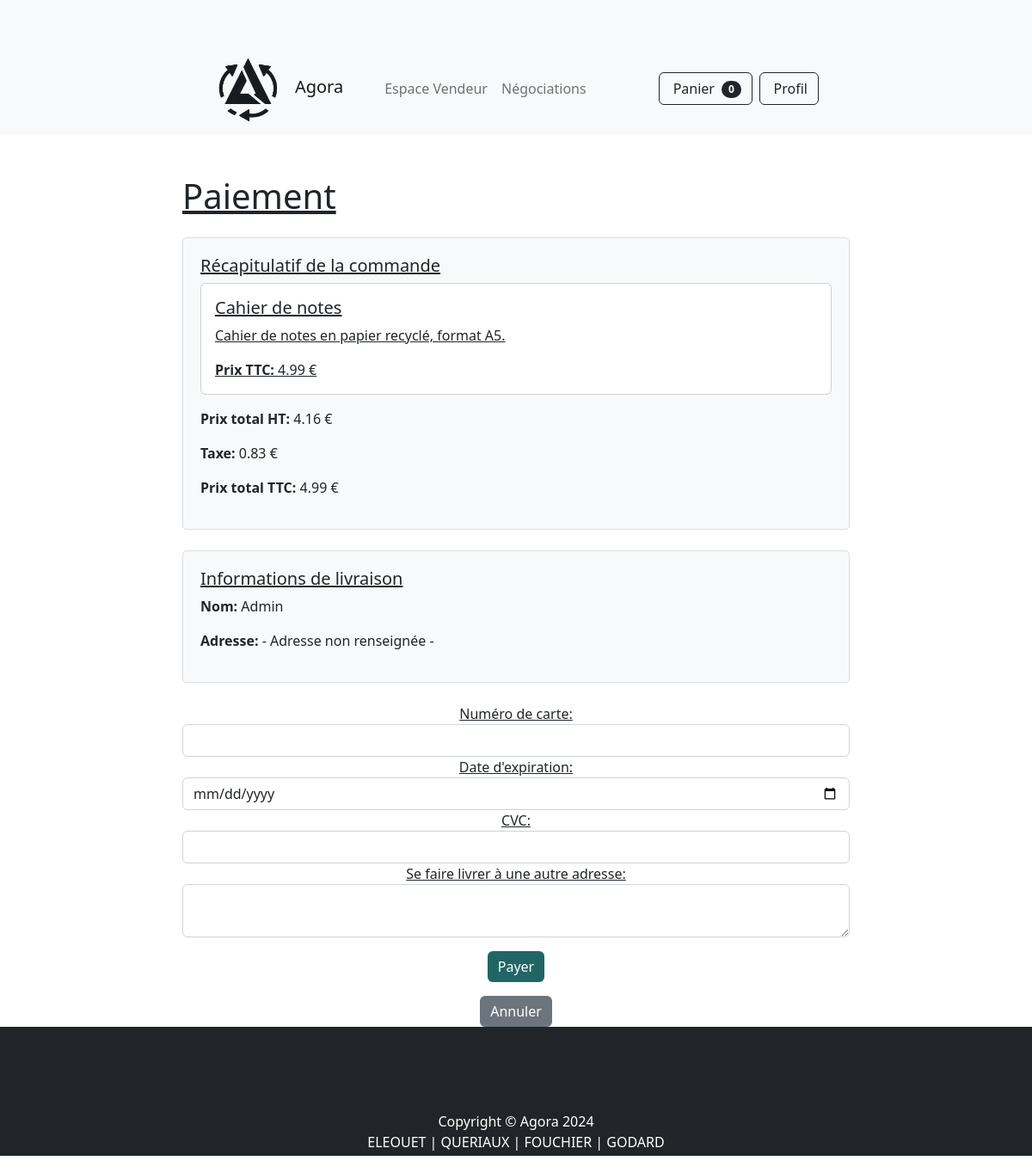
Before: /pages/payment.php?id=6 (signed in) with the older database file.
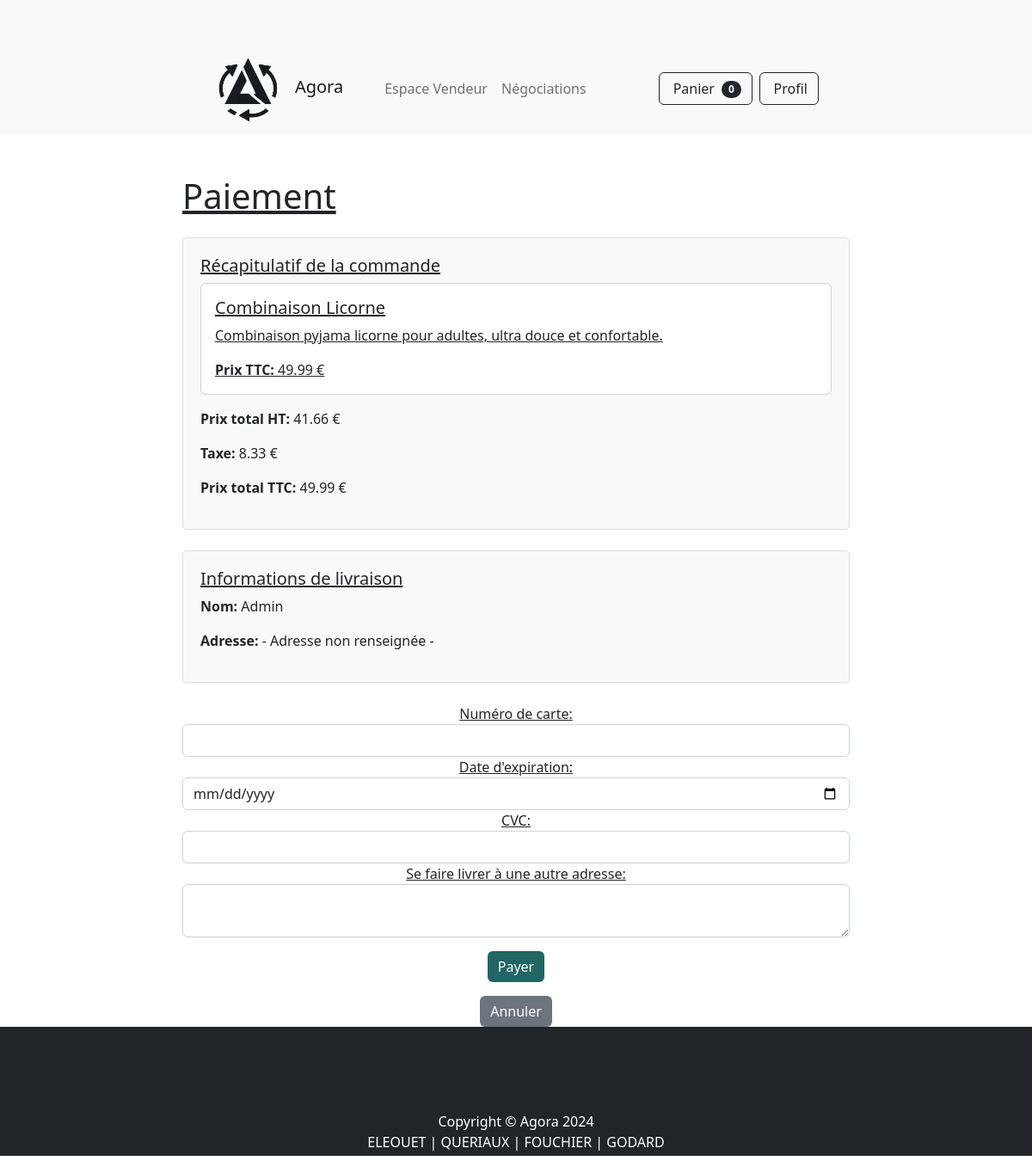
After: the same page with the newer database file.
### tables this page shows
CREATE TABLE IF NOT EXISTS produits (
                                        id INT AUTO_INCREMENT PRIMARY KEY,
                                        nom VARCHAR(255) NOT NULL,
                                        description TEXT,
                                        prix DECIMAL(10, 2) NOT NULL,
                                        image_url VARCHAR(255) NOT NULL,
                                        video_url VARCHAR(255),
                                        categorie ENUM('Articles rares', 'Articles hautes de gamme', 'Articles réguliers') NOT NULL,
                                        type_de_vente ENUM('vente_immediate', 'vente_negociation', 'vente_meilleure_offre') NOT NULL,
                                        vendu BOOLEAN DEFAULT FALSE,
                                        acheteur_email VARCHAR(255),
                                        vendeur_id VARCHAR(255) NOT NULL
);

CREATE TABLE IF NOT EXISTS utilisateurs (
                                            id INT AUTO_INCREMENT PRIMARY KEY,
                                            nom VARCHAR(255) NOT NULL,
                                            email VARCHAR(255) NOT NULL UNIQUE,
                                            mot_de_passe VARCHAR(255) NOT NULL,
                                            role ENUM('acheteur', 'vendeur', 'administrateur') NOT NULL,
                                            carte_id INT,
                                            nb_objet_panier INT DEFAULT 0,
                                            adresse TEXT,
                                            nombre_article INT DEFAULT 0,
                                            FOREIGN KEY (carte_id) REFERENCES cartes_credit(id)
);

### pages/payment.php (the view, shortened to what this page needs)
<?php
include '../includes/db.php';
$user_id = $_SESSION['user_id'];
$sql_user = "SELECT * FROM utilisateurs WHERE id='$user_id'";
$result_user = $conn->query($sql_user);
if ($result_user->num_rows > 0) {
    $user = $result_user->fetch_assoc();
} else {
    die("Utilisateur non trouvé. ID: " . $user_id);
}
$produit_id = isset($_GET['id']) ? $_GET['id'] : null;
$produits = [];
$prix_total_ttc = 0;
if ($produit_id) {
    $sql_produit = "SELECT * FROM produits WHERE id='$produit_id' AND vendu=0";
    $result_produit = $conn->query($sql_produit);
    if ($result_produit->num_rows > 0) {
        $produit = $result_produit->fetch_assoc();
        $produits[] = $produit;
        $prix_total_ttc = $produit['prix'];
    } else {
        die("Produit non trouvé ou déjà vendu.");
    }
}
$taxe = $prix_total_ttc * 0.20 / 1.20;
$prix_total_ht = $prix_total_ttc - $taxe;
?>
<!DOCTYPE html>
<html lang="fr">
<head>
    <link rel="stylesheet" href="../assets/css/styles.css">
</head>
<body>
<div class="wrapper">
    <div class="content">
        <?php include '../includes/navbar.php'; ?>
        <div class="container mt-5">
            <h1 class="mb-4">Paiement</h1>
            <div class="recap mb-4">
                <h5>Récapitulatif de la commande</h5>
                <?php foreach ($produits as $produit): ?>
                    <div class="card mb-3">
                        <div class="card-body">
                            <h5 class="card-title"><?php echo htmlspecialchars($produit['nom']); ?></h5>
                            <p class="card-text"><?php echo htmlspecialchars($produit['description']); ?></p>
                            <p class="card-text"><strong>Prix TTC: </strong><?php echo htmlspecialchars($produit['prix']); ?> €</p>
                        </div>
                    </div>
                <?php endforeach; ?>
                <p><strong>Prix total HT: </strong><?php echo htmlspecialchars(number_format($prix_total_ht, 2)); ?> €</p>
                <p><strong>Taxe: </strong><?php echo htmlspecialchars(number_format($taxe, 2)); ?> €</p>
                <p><strong>Prix total TTC: </strong><?php echo htmlspecialchars(number_format($prix_total_ttc, 2)); ?> €</p>
            </div>
            <div class="recap mb-4">
                <h5>Informations de livraison</h5>
                <p><strong>Nom: </strong><?php echo htmlspecialchars($user['nom']); ?></p>
                <p><strong>Adresse: </strong><?php echo htmlspecialchars($user['adresse'] ?? '- Adresse non renseignée -'); ?></p>
            </div>
            <div class="button-container">
                <form method="post" action="">
                    <div class="form-group">
                        <label for="card_number">Numéro de carte:</label>
                        <input type="text" class="form-control" id="card_number" name="card_number" required>
                    </div>
                    <div class="form-group">
                        <label for="card_expiry">Date d'expiration:</label>
                        <input type="date" class="form-control" id="card_expiry" name="card_expiry" required>
                    </div>
                    <div class="form-group">
                        <label for="card_cvc">CVC:</label>
                        <input type="text" class="form-control" id="card_cvc" name="card_cvc" required>
                    </div>
                    <div class="form-group">
                        <label for="new_address">Se faire livrer à une autre adresse:</label>
                        <textarea class="form-control" id="new_address" name="new_address"><?php echo htmlspecialchars($user['adresse']); ?></textarea>
                    </div>
                    <button type="submit" class="btn btn-primary mt-3">Payer</button>
                </form>
                <a href="home.php" class="btn btn-secondary mt-3">Annuler</a>
            </div>
        </div>
    </div>
    <?php include '../includes/footer.php'; ?>
</body>
</html>

### includes/navbar.php (shortened to what this page needs)
<nav class="navbar navbar-expand-lg navbar-light bg-light">
    <div class="container px-4 px-lg-5">
        <a class="navbar-brand" href="/agora_ece/index.php">
            <img src="/agora_ece/assets/img/logo_agora.png" alt="Logo" style="height: 80px; margin-right: 10px;">
            Agora
        </a>
        <div class="collapse navbar-collapse" id="navbarSupportedContent">
            <ul class="navbar-nav me-auto mb-2 mb-lg-0 ms-lg-4">
                <li class="nav-item"><a class="nav-link nav-hover-effect" href="/agora_ece/pages/seller_space.php">Espace Vendeur</a></li>
                <li class="nav-item"><a class="nav-link nav-hover-effect" href="/agora_ece/pages/negotiations.php">Négociations</a></li>
            </ul>
            <form class="d-flex">
                <button class="btn btn-outline-dark me-2" type="button">
                    <a class="nav-link" href="/agora_ece/pages/cart.php">
                        Panier
                        <span class="badge bg-dark text-white ms-1 rounded-pill">0</span>
                    </a>
                </button>
                <button class="btn btn-outline-dark" type="button">
                    <a class="nav-link" href="/agora_ece/pages/profile.php">
                        Profil
                    </a>
                </button>
            </form>
        </div>
    </div>
</nav>

### includes/footer.php (shortened to what this page needs)
<footer class="py-5 bg-dark">
    <div class="container"><p class="m-0 text-center text-white">Copyright &copy; Agora 2024<br>ELEOUET | QUERIAUX | FOUCHIER | GODARD<br>TD7 ING2 PROMO 2027</p></div>
</footer>
</body>
</html>

### pages/payment.php (style rules this page uses)
.container { max-width: 800px; margin-top: 50px; }
.btn-primary { background-color: #226565; border: none; transition: background-color 0.3s, color 0.3s; }
.btn-secondary { background-color: #6c757d; border: none; transition: background-color 0.3s, color 0.3s; }
.form-group label { text-decoration: underline; }
.card-title, .card-text, h5, h1 { text-decoration: underline; }
.recap { border: 1px solid #ddd; padding: 20px; border-radius: 5px; background-color: #f8f9fa; margin-bottom: 20px; }
.button-container { text-align: center; }

Changed rows visible on the page:
changed produits: nom "Cahier de notes" → "Combinaison Licorne"; description "Cahier de notes en papier recyclé, format A5." → "Combinaison pyjama licorne pour adultes, ultra douce et confortable."; prix "4.99" → "49.99"; prix "4.16" → "41.66"; prix "0.83" → "8.33"
